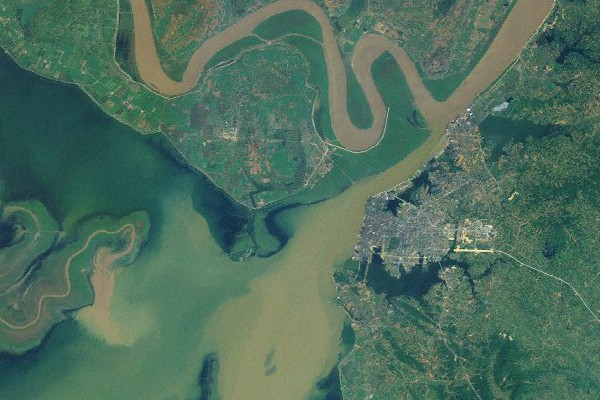
%> input picture optical_image/da1.bmp, 600 x 400 px
$ octave cut_opt.m   (GNU Octave 9; MATLAB toolbox functions it lacks are replaced by stand-ins)
%> lines starting %> are read from the running program, lines starting %| are printed output that depends on the picture
% [11 lines of commented-out code are left out]
I=imread('.\optical_image\da1.bmp');
%> I is the input picture: size 400x600x3 uint8; mean R, G, B 78.8, 110.7, 93.4
I1=rgb2gray(I);
I2=I1(2:370,2:500);
L=size(I2);
%> L = [369 499]
  figure,
  imshow(I2)
imwrite(I2,'.\cut_opt\op1.png','png');
 I=imread('.\optical_image\da2.bmp');
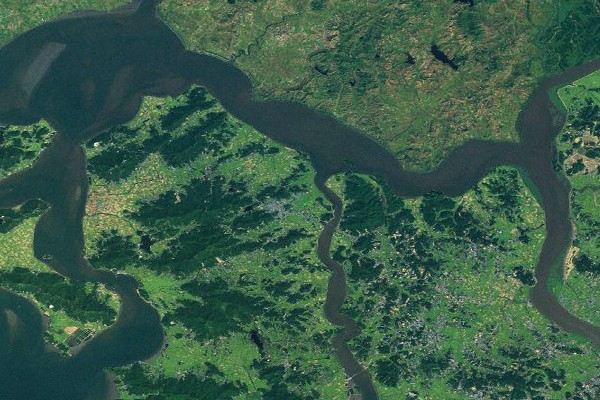
%> input picture optical_image/da2.bmp, 600 x 400 px
%> I is the input picture: size 400x600x3 uint8; mean R, G, B 57.4, 91.2, 72.7
I1=rgb2gray(I);
I2=I1(175:399,1:484);
%> I2: size 225x484 uint8
L=size(I2);
%> L = [225 484]
  figure,
  imshow(I2)
  imwrite(I2,'.\cut_opt\op2.png','png');
 I=imread('.\optical_image\da3.bmp');
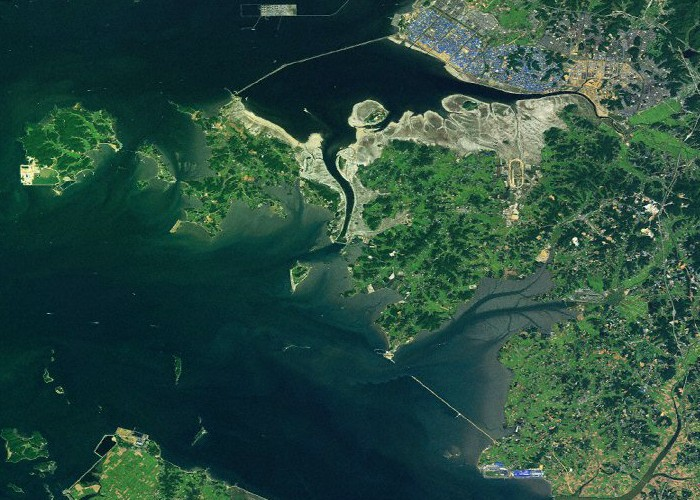
%> input picture optical_image/da3.bmp, 700 x 500 px
%> I is the input picture: size 500x700x3 uint8; mean R, G, B 41.5, 75.7, 63.2
I1=rgb2gray(I);
%> I1: size 500x700 uint8
I2=I1(88:500,1:640);
%> I2: size 413x640 uint8
L=size(I2);
%> L = [413 640]
  figure,
  imshow(I2)
  imwrite(I2,'.\cut_opt\op3.png','png');
 I=imread('.\optical_image\da4.bmp');
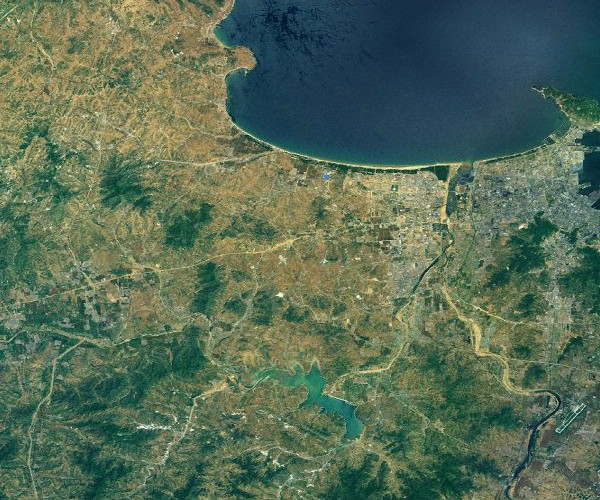
%> input picture optical_image/da4.bmp, 600 x 500 px
%> I is the input picture: size 500x600x3 uint8; mean R, G, B 87.2, 108.3, 86.3
I1=rgb2gray(I);
%> I1: size 500x600 uint8
I2=I1(62:496,1:555);
%> I2: size 435x555 uint8
L=size(I2);
%> L = [435 555]
  figure,
  imshow(I2)
  imwrite(I2,'.\cut_opt\op4.png','png');
I=imread('.\optical_image\da5.bmp');
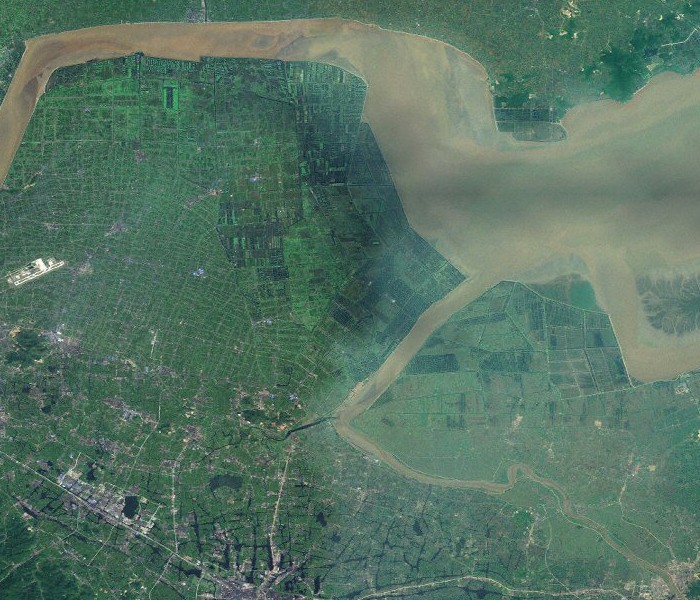
%> input picture optical_image/da5.bmp, 700 x 600 px
%> I is the input picture: size 600x700x3 uint8; mean R, G, B 87.2, 115.7, 100.1
I1=rgb2gray(I);
%> I1: size 600x700 uint8
I2=I1(5:571,3:683);
%> I2: size 567x681 uint8
L=size(I2);
%> L = [567 681]
imwrite(I2,'.\cut_opt\op5.png','png');
I=imread('.\optical_image\da6.bmp');
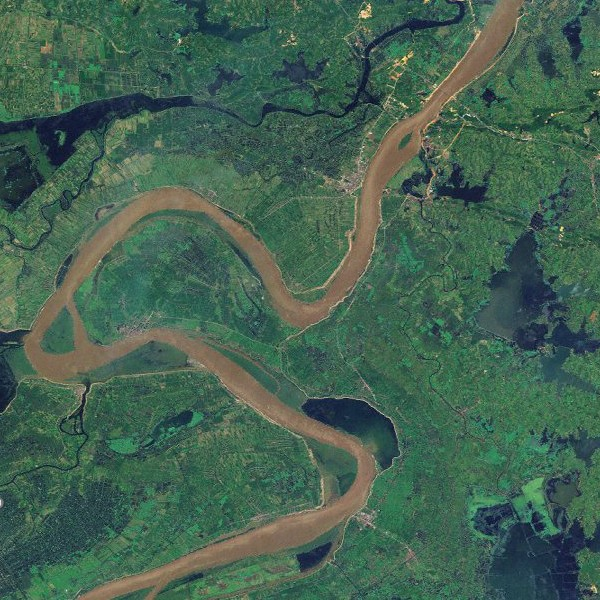
%> input picture optical_image/da6.bmp, 600 x 600 px
%> I is the input picture: size 600x600x3 uint8; mean R, G, B 68.1, 98.8, 81.5
I1=rgb2gray(I);
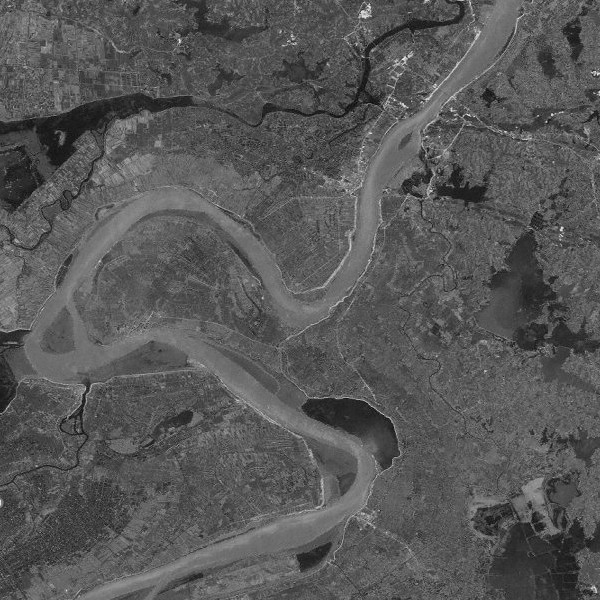
%> I1: size 600x600 uint8; min 8, max 241, mean 87.6
I2=I1(3:508,24:598);
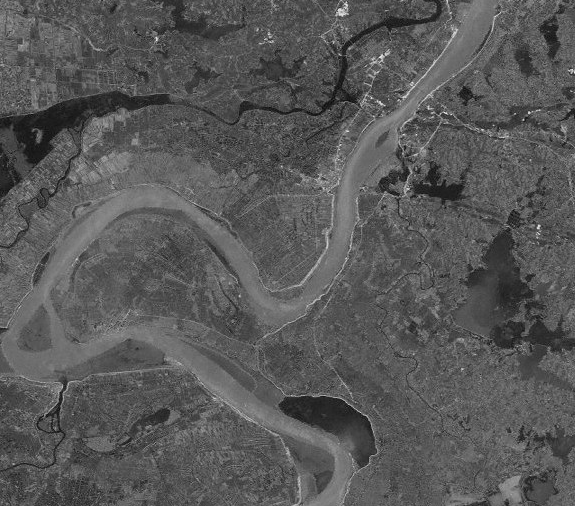
%> I2: size 506x575 uint8; min 8, max 241, mean 88.1
L=size(I2);
%> L = [506 575]
  figure,
  imshow(I2)
  imwrite(I2,'.\cut_opt\op6.png','png');
%> (the run ends here)
